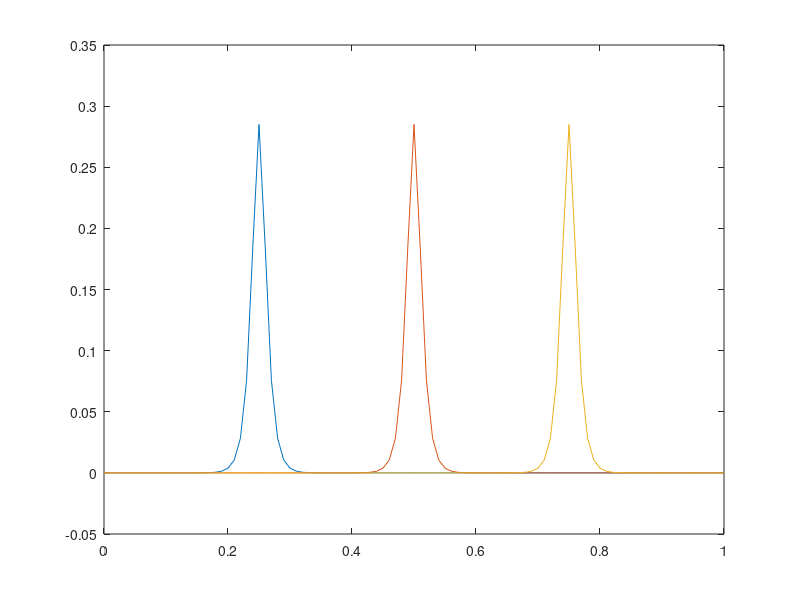
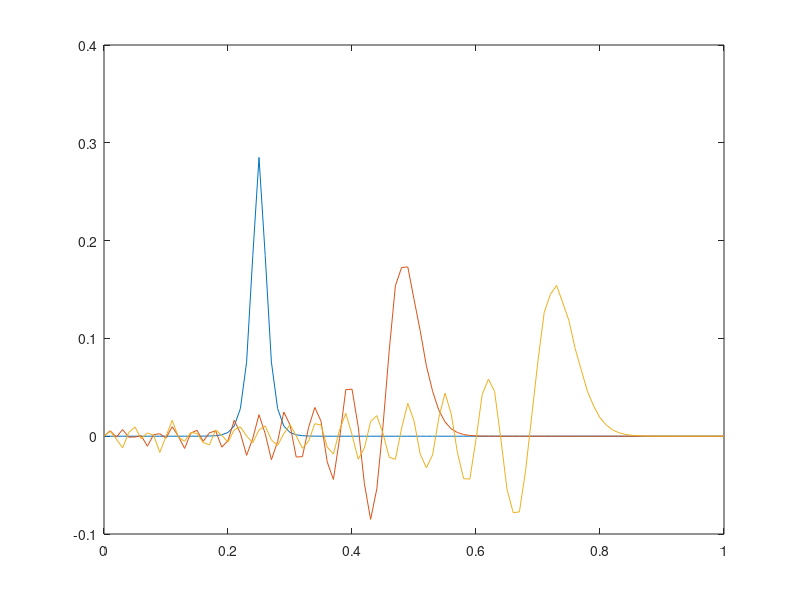
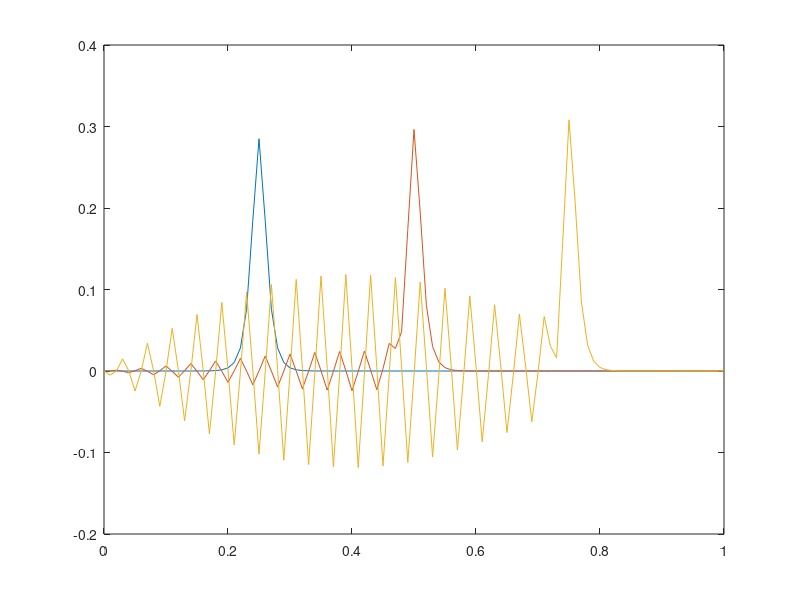
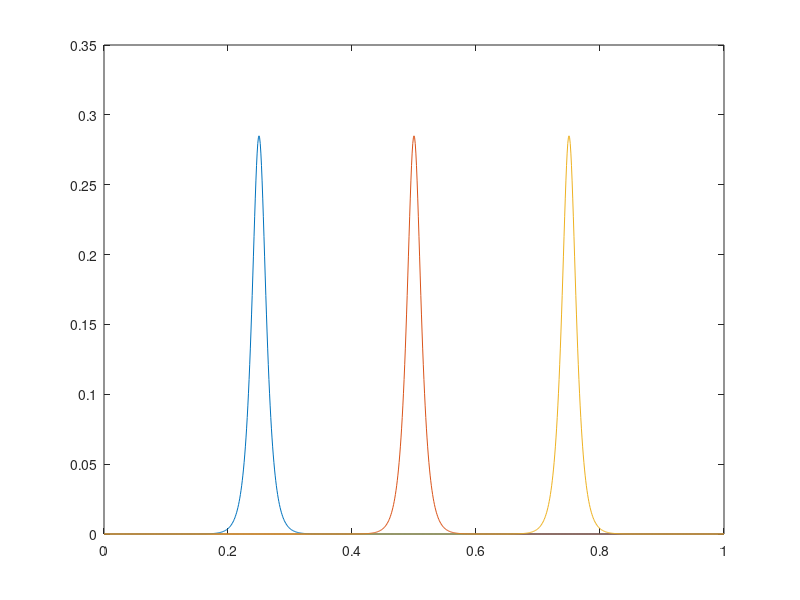

MATLAB code for these plots, in order:
%... The MatMol Group (2016)
%... Solution of the advection equation using the Leap frog IVP
%... solver and a finite difference scheme for different values of
%... sigma
    close all
    clear all

%... Spatial grid
    dz  = 0.01;
    z1  = 0 : dz : 1;
    n   = length(z1);
    nu  = 1;
    th1 = 100*(z1-.25);

%... SOLUTION WITH Dz = 0.01 and sigma = 1.00
%... Initial conditions
    x0      = (.57)./(exp(th1)+exp(-th1));
    x0_s100 = x0;
%... Time parameters 
    sig  = 1;
    dt   = sig*dz/nu;
    time = 0 : dt : 1;

%... At time 0.25
    i1 = find(abs(time-.25) <= dt/2);
    x1(1)   = 0;
    x1(2:n) = (1-sig)*x0(2:n)+sig*x0(1:n-1);
    x2      = zeros(1,n);
    for i = 3 : i1
        x2(1)     = 0;
        x2(2:n-1) = x0(2:n-1)-sig*(x1(3:n)-x1(1:n-2));
        x2(n)     = 0;
        x0        = x1;
        x1        = x2;
    end
    x2_s100 = x2;

%... At time 0.5
    i2 = find(abs(time-.50) <= dt/2);
    x3 = zeros(1,n);
    for i = i1+1 : i2
        x3(1)     = 0;
        x3(2:n-1) = x0(2:n-1)-sig*(x1(3:n)-x1(1:n-2));
        x3(n)     = 0;
        x0        = x1;
        x1        = x3;
    end
    x3_s100 = x3;
    clear x0 x1 x2 x3 sig dt time i1 i2
    figure
    x_dz001_s100 = [x0_s100;x2_s100;x3_s100];
    plot(z1,x_dz001_s100)


%... SOLUTION WITH Dz = 0.01 and sigma = 0.5
%... Initial conditions
    x0      = (.57)./(exp(th1)+exp(-th1));
    x0_s050 = x0;
%... Time parameters 
    sig  = 0.5;
    dt   = sig*dz/nu;
    time = 0 : dt : 1;

%... At time 0.25
    i1 = find(abs(time-.25) <= dt/2);
    x1(1)   = 0;
    x1(2:n) = (1-sig)*x0(2:n)+sig*x0(1:n-1);
    x2      = zeros(1,n);
    for i = 3 : i1
        x2(1)     = 0;
        x2(2:n-1) = x0(2:n-1)-sig*(x1(3:n)-x1(1:n-2));
        x2(n)     = 0;
        x0        = x1;
        x1        = x2;
    end
    x2_s050 = x2;

%... At time 0.5
    i2 = find(abs(time-.50) <= dt/2);
    x3 = zeros(1,n);
    for i = i1+1 : i2
        x3(1)     = 0;
        x3(2:n-1) = x0(2:n-1)-sig*(x1(3:n)-x1(1:n-2));
        x3(n)     = 0;
        x0        = x1;
        x1        = x3;
    end
    x3_s050 = x3;
    clear x0 x1 x2 x3 sig dt time i1 i2
    figure
    x_dz001_s050 = [x0_s050;x2_s050;x3_s050];
    plot(z1,x_dz001_s050)


%... SOLUTION WITH Dz = 0.01 and sigma = 1.003
%... Initial conditions
    x0      = (.57)./(exp(th1)+exp(-th1));
    x0_s1003 = x0;
%... Time parameters 
    sig  = 1.003;
    dt   = sig*dz/nu;
    time = 0 : dt : 1;

%... At time 0.25
    i1 = find(abs(time-.25) <= dt/2);
    x1(1)   = 0;
    x1(2:n) = (1-sig)*x0(2:n)+sig*x0(1:n-1);
    x2      = zeros(1,n);
    for i = 3 : i1
        x2(1)     = 0;
        x2(2:n-1) = x0(2:n-1)-sig*(x1(3:n)-x1(1:n-2));
        x2(n)     = 0;
        x0        = x1;
        x1        = x2;
    end
    x2_s1003 = x2;

%... At time 0.5
    i2 = find(abs(time-.50) <= dt/2);
    x3 = zeros(1,n);
    for i = i1+1 : i2
        x3(1)     = 0;
        x3(2:n-1) = x0(2:n-1)-sig*(x1(3:n)-x1(1:n-2));
        x3(n)     = 0;
        x0        = x1;
        x1        = x3;
    end
    x3_s1003 = x3;
    clear x0 x1 x2 x3 sig dt time i1 i2
    figure
    x_dz001_s1003 = [x0_s1003;x2_s1003;x3_s1003];
    plot(z1,x_dz001_s1003)

    
%... Spatial grid
    dz  = 0.001;
    z2  = 0 : dz : 1;
    n   = length(z2);
    nu  = 1;
    th2 = 100*(z2-.25);

%... SOLUTION WITH Dz = 0.001 and sigma = 1.00
%... Initial conditions
    x0      = (.57)./(exp(th2)+exp(-th2));
    x0_s100 = x0;
%... Time parameters 
    sig  = 1;
    dt   = sig*dz/nu;
    time = 0 : dt : 1;

%... At time 0.25
    i1 = find(abs(time-.25) <= dt/2);
    x1(1)   = 0;
    x1(2:n) = (1-sig)*x0(2:n)+sig*x0(1:n-1);
    x2      = zeros(1,n);
    for i = 3 : i1
        x2(1)     = 0;
        x2(2:n-1) = x0(2:n-1)-sig*(x1(3:n)-x1(1:n-2));
        x2(n)     = 0;
        x0        = x1;
        x1        = x2;
    end
    x2_s100 = x2;

%... At time 0.5
    i2 = find(abs(time-.50) <= dt/2);
    x3 = zeros(1,n);
    for i = i1+1 : i2
        x3(1)     = 0;
        x3(2:n-1) = x0(2:n-1)-sig*(x1(3:n)-x1(1:n-2));
        x3(n)     = 0;
        x0        = x1;
        x1        = x3;
    end
    x3_s100 = x3;
    clear x0 x1 x2 x3 sig dt time i1 i2
    figure
    x_dz0001_s100 = [x0_s100;x2_s100;x3_s100];
    plot(z2,x_dz0001_s100)


%... SOLUTION WITH Dz = 0.001 and sigma = 0.5
%... Initial conditions
    x0      = (.57)./(exp(th2)+exp(-th2));
    x0_s050 = x0;
%... Time parameters 
    sig  = 0.5;
    dt   = sig*dz/nu;
    time = 0 : dt : 1;

%... At time 0.25
    i1 = find(abs(time-.25) <= dt/2);
    x1(1)   = 0;
    x1(2:n) = (1-sig)*x0(2:n)+sig*x0(1:n-1);
    x2      = zeros(1,n);
    for i = 3 : i1
        x2(1)     = 0;
        x2(2:n-1) = x0(2:n-1)-sig*(x1(3:n)-x1(1:n-2));
        x2(n)     = 0;
        x0        = x1;
        x1        = x2;
    end
    x2_s050 = x2;

%... At time 0.5
        i2 = find(abs(time-.50) <= dt/2);
    x3 = zeros(1,n);
    for i = i1+1 : i2
        x3(1)     = 0;
        x3(2:n-1) = x0(2:n-1)-sig*(x1(3:n)-x1(1:n-2));
        x3(n)     = 0;
        x0        = x1;
        x1        = x3;
    end
    x3_s050 = x3;
    clear x0 x1 x2 x3 sig dt time i1 i2
    figure
    x_dz0001_s050 = [x0_s050;x2_s050;x3_s050];
    plot(z2,x_dz0001_s050)


%... SOLUTION WITH Dz = 0.001 and sigma = 1.0012
%... Initial conditions
    x0        = (.57)./(exp(th2)+exp(-th2));
    x0_s10012 = x0;
%... Time parameters 
    sig  = 1.0012;
    dt   = sig*dz/nu;
    time = 0 : dt : 1;

%... At time 0.25
    i1 = find(abs(time-.25) <= dt/2);
    x1(1)   = 0;
    x1(2:n) = (1-sig)*x0(2:n)+sig*x0(1:n-1);
    x2      = zeros(1,n);
    for i = 3 : i1
        x2(1)     = 0;
        x2(2:n-1) = x0(2:n-1)-sig*(x1(3:n)-x1(1:n-2));
        x2(n)     = 0;
        x0        = x1;
        x1        = x2;
    end
    x2_s10012 = x2;

%... At time 0.5
    i2 = find(abs(time-.50) <= dt/2);
    x3 = zeros(1,n);
    for i = i1+1 : i2
        x3(1)     = 0;
        x3(2:n-1) = x0(2:n-1)-sig*(x1(3:n)-x1(1:n-2));
        x3(n)     = 0;
        x0        = x1;
        x1        = x3;
    end
    x3_s10012 = x3;
    clear x0 x1 x2 x3 sig dt time i1 i2
    figure
    x_dz0001_s10012 = [x0_s10012;x2_s10012;x3_s10012];
    plot(z2,x_dz0001_s10012)



